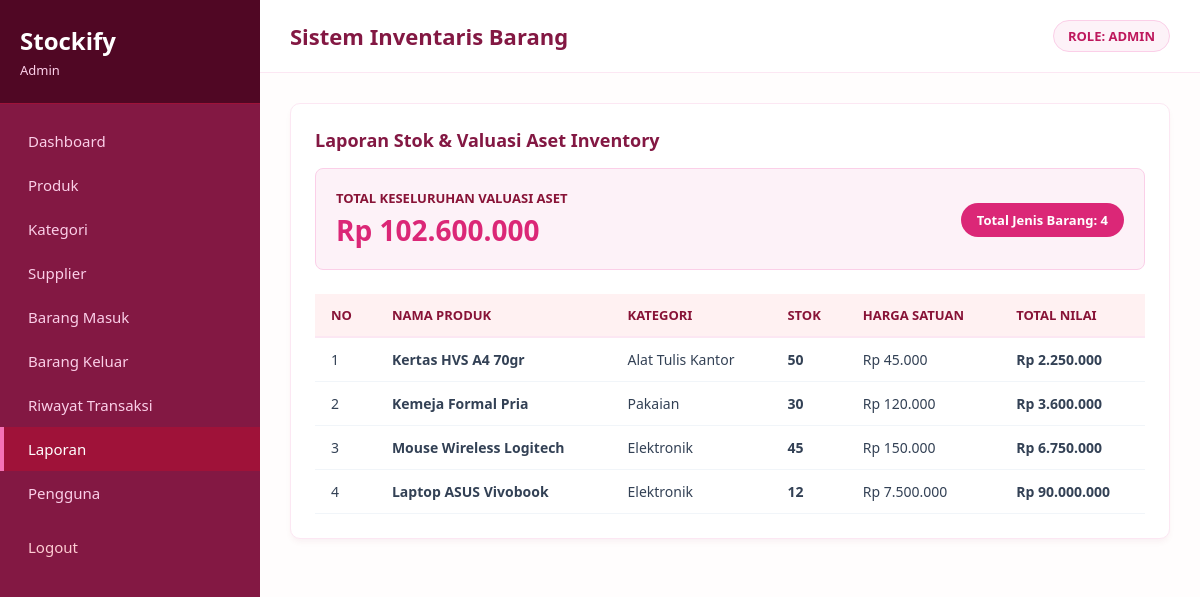
Screenshot of /public/laporan.php (signed in) with the database file from the repository.
### tables this page shows
CREATE TABLE products (
    id INT AUTO_INCREMENT PRIMARY KEY,
    code VARCHAR(50) UNIQUE,
    name VARCHAR(150) NOT NULL,
    category_id INT,
    stock INT DEFAULT 0,
    price DECIMAL(12,2) DEFAULT 0.00,
    FOREIGN KEY (category_id) REFERENCES categories(id) ON DELETE SET NULL
);

CREATE TABLE categories (
    id INT AUTO_INCREMENT PRIMARY KEY,
    name VARCHAR(100) NOT NULL
);

### public/laporan.php (the view)
<?php
require_once '../database/config/database.php';
include '../includes/header.php';
$products = $pdo->query("SELECT p.*, c.name as cat_name FROM products p LEFT JOIN categories c ON p.category_id = c.id ORDER BY p.id DESC")->fetchAll();
$totalVal = 0;
foreach($products as $p) {
    $totalVal += ($p['stock'] * $p['price']);
}
?>
<div class="card">
    <h3>Laporan Stok & Valuasi Aset Inventory</h3>
    <div style="background:#fdf2f8; border:1px solid #fbcfe8; padding:20px; border-radius:8px; margin-bottom:24px; display: flex; justify-content: space-between; align-items: center;">
        <div>
            <p style="font-size:13px; color:#881337; font-weight:600; text-transform:uppercase;">Total Keseluruhan Valuasi Aset</p>
            <h2 style="color:#db2777; font-size:28px; margin-top:4px;">Rp <?= number_format($totalVal, 0, ',', '.'); ?></h2>
        </div>
        <div>
            <span style="background: #db2777; color: white; padding: 8px 16px; border-radius: 20px; font-size: 13px; font-weight: 600;">
                Total Jenis Barang: <?= count($products); ?>
            </span>
        </div>
    </div>
    <table>
        <thead><tr><th>NO</th><th>NAMA PRODUK</th><th>KATEGORI</th><th>STOK</th><th>HARGA SATUAN</th><th>TOTAL NILAI</th></tr></thead>
        <tbody>
            <?php if(count($products) > 0): foreach ($products as $i => $p): $sub = $p['stock'] * $p['price']; ?>
            <tr>
                <td><?= $i+1; ?></td>
                <td><strong><?= htmlspecialchars($p['name']); ?></strong></td>
                <td><?= htmlspecialchars($p['cat_name'] ?? 'Tanpa Kategori'); ?></td>
                <td><strong><?= $p['stock']; ?></strong></td>
                <td>Rp <?= number_format($p['price'], 0, ',', '.'); ?></td>
                <td><strong>Rp <?= number_format($sub, 0, ',', '.'); ?></strong></td>
            </tr>
            <?php endforeach; else: ?>
            <tr><td colspan="6" style="text-align: center; color: #94a3b8;">Belum ada data produk untuk dilaporkan.</td></tr>
            <?php endif; ?>
        </tbody>
    </table>
</div>
<?php include '../includes/footer.php'; ?>

### includes/header.php (shortened to what this page needs)
<?php
$currentUser = $_SESSION['user'];
$role = $currentUser['role'] ?? 'staff';
?>
<!DOCTYPE html>
<html lang="id">
<head>
</head>
<body>
    <div class="sidebar">
        <div class="sidebar-brand">
            Stockify
            <span><?= htmlspecialchars($role); ?></span>
        </div>
        <ul class="sidebar-menu">
            <li><a href="dashboard.php" class="<?= basename($_SERVER['PHP_SELF']) == 'dashboard.php' ? 'active' : ''; ?>">Dashboard</a></li>
            <li><a href="products.php" class="<?= basename($_SERVER['PHP_SELF']) == 'products.php' ? 'active' : ''; ?>">Produk</a></li>
            <li><a href="categories.php" class="<?= basename($_SERVER['PHP_SELF']) == 'categories.php' ? 'active' : ''; ?>">Kategori</a></li>
            <li><a href="suppliers.php" class="<?= basename($_SERVER['PHP_SELF']) == 'suppliers.php' ? 'active' : ''; ?>">Supplier</a></li>
            <li><a href="barang_masuk.php" class="<?= basename($_SERVER['PHP_SELF']) == 'barang_masuk.php' ? 'active' : ''; ?>">Barang Masuk</a></li>
            <li><a href="barang_keluar.php" class="<?= basename($_SERVER['PHP_SELF']) == 'barang_keluar.php' ? 'active' : ''; ?>">Barang Keluar</a></li>
            <li><a href="riwayat.php" class="<?= basename($_SERVER['PHP_SELF']) == 'riwayat.php' ? 'active' : ''; ?>">Riwayat Transaksi</a></li>
            <li><a href="laporan.php" class="<?= basename($_SERVER['PHP_SELF']) == 'laporan.php' ? 'active' : ''; ?>">Laporan</a></li>
            <?php if ($role === 'admin'): ?>
                <li><a href="users.php" class="<?= basename($_SERVER['PHP_SELF']) == 'users.php' ? 'active' : ''; ?>">Pengguna</a></li>
            <?php endif; ?>
            <li class="logout"><a href="login.php">Logout</a></li>
        </ul>
    </div>
    <div class="main-content">
        <div class="topbar">
            <h1>Sistem Inventaris Barang</h1>
            <div class="user-badge">Role: <?= htmlspecialchars($role); ?></div>
        </div>
        <div class="content-body">

### includes/footer.php
</div>
    </div>
</body>
</html>

### includes/header.php (style rules this page uses)
* { box-sizing: border-box; margin: 0; padding: 0; }
body { font-family: 'Segoe UI', Tahoma, Geneva, Verdana, sans-serif; background-color: #fff1f2; display: flex; height: 100vh; overflow: hidden; color: #334155; }
.sidebar { width: 260px; background-color: #831843; color: #ffffff; display: flex; flex-direction: column; }
.sidebar-brand { padding: 24px 20px; font-size: 24px; font-weight: bold; background-color: #500724; border-bottom: 1px solid #9f1239; }
.sidebar-brand span { display: block; font-size: 13px; color: #fbcfe8; font-weight: normal; margin-top: 4px; text-transform: capitalize; }
.sidebar-menu { list-style: none; padding: 15px 0; flex-grow: 1; overflow-y: auto; }
.sidebar-menu li a { display: block; padding: 12px 24px; color: #fbcfe8; text-decoration: none; font-size: 15px; transition: 0.2s; border-left: 4px solid transparent; }
.sidebar-menu li a:hover, .sidebar-menu li a.active { background-color: #9f1239; color: #ffffff; border-left-color: #f472b6; }
.sidebar-menu li.logout a { color: #fecdd3; margin-top: 10px; }
.main-content { flex-grow: 1; display: flex; flex-direction: column; overflow-y: auto; background: #fffdfd; }
.topbar { background: #ffffff; padding: 20px 30px; border-bottom: 1px solid #fce7f3; display: flex; justify-content: space-between; align-items: center; }
.topbar h1 { font-size: 22px; color: #831843; }
.user-badge { background: #fdf2f8; color: #be185d; border: 1px solid #fbcfe8; padding: 6px 14px; border-radius: 20px; font-size: 13px; font-weight: 600; text-transform: uppercase; }
.content-body { padding: 30px; }
.card { background: #ffffff; border: 1px solid #fce7f3; padding: 24px; border-radius: 10px; box-shadow: 0 4px 6px -1px rgba(131, 24, 67, 0.05); margin-bottom: 24px; }
.card h3 { font-size: 18px; color: #831843; margin-bottom: 16px; }
table { width: 100%; border-collapse: collapse; text-align: left; }
th { background: #fff1f2; padding: 12px 16px; font-size: 13px; color: #881337; border-bottom: 2px solid #fce7f3; font-weight: 700; }
td { padding: 12px 16px; font-size: 14px; color: #334155; border-bottom: 1px solid #f1f5f9; }

### rows the page displays
products: name "Kertas HVS A4 70gr", category.name "Alat Tulis Kantor", stock "50", price "45.000", sub "2.250.000"
products: name "Kemeja Formal Pria", category.name "Pakaian", stock "30", price "120.000", sub "3.600.000"
products: name "Mouse Wireless Logitech", category.name "Elektronik", stock "45", price "150.000", sub "6.750.000"
products: name "Laptop ASUS Vivobook", category.name "Elektronik", stock "12", price "7.500.000", sub "90.000.000"

### other values shown
$role "Admin"
$role "ADMIN"
$totalVal "102.600.000"
count($products) "4"
